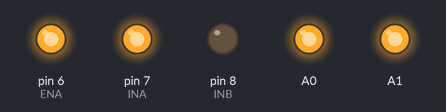
The sketch below on a simulated Arduino Uno, built with avr-gcc and run on an emulated ATmega328P. Shown: output pins drawn as LEDs (lit = HIGH).

Above: at 0.1 s.
Timing chart, 0 to 1.6 s (numbered marks = the images above):
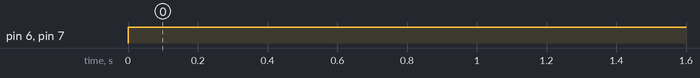

Measured:
- by itself, pin 6 (ENA), pin 7 (INA): LOW → HIGH at 0.00 s

The sketch:

MONSTER_SHIELD.ino
```cpp
int ENA = 6;
int INA = 7;
int INB = 8;

void setup() {
  // put your setup code here, to run once:
  pinMode(ENA, OUTPUT);
  pinMode(INA, OUTPUT);
  pinMode(INB, OUTPUT);
  pinMode(A0, OUTPUT);
  pinMode(A1, OUTPUT);
  digitalWrite(A0, HIGH);
  digitalWrite(A1, HIGH);
}

void loop() {
  // put your main code here, to run repeatedly:
  analogWrite(ENA, 255);
  digitalWrite(INA, HIGH);
  digitalWrite(INB, LOW);

}
```
